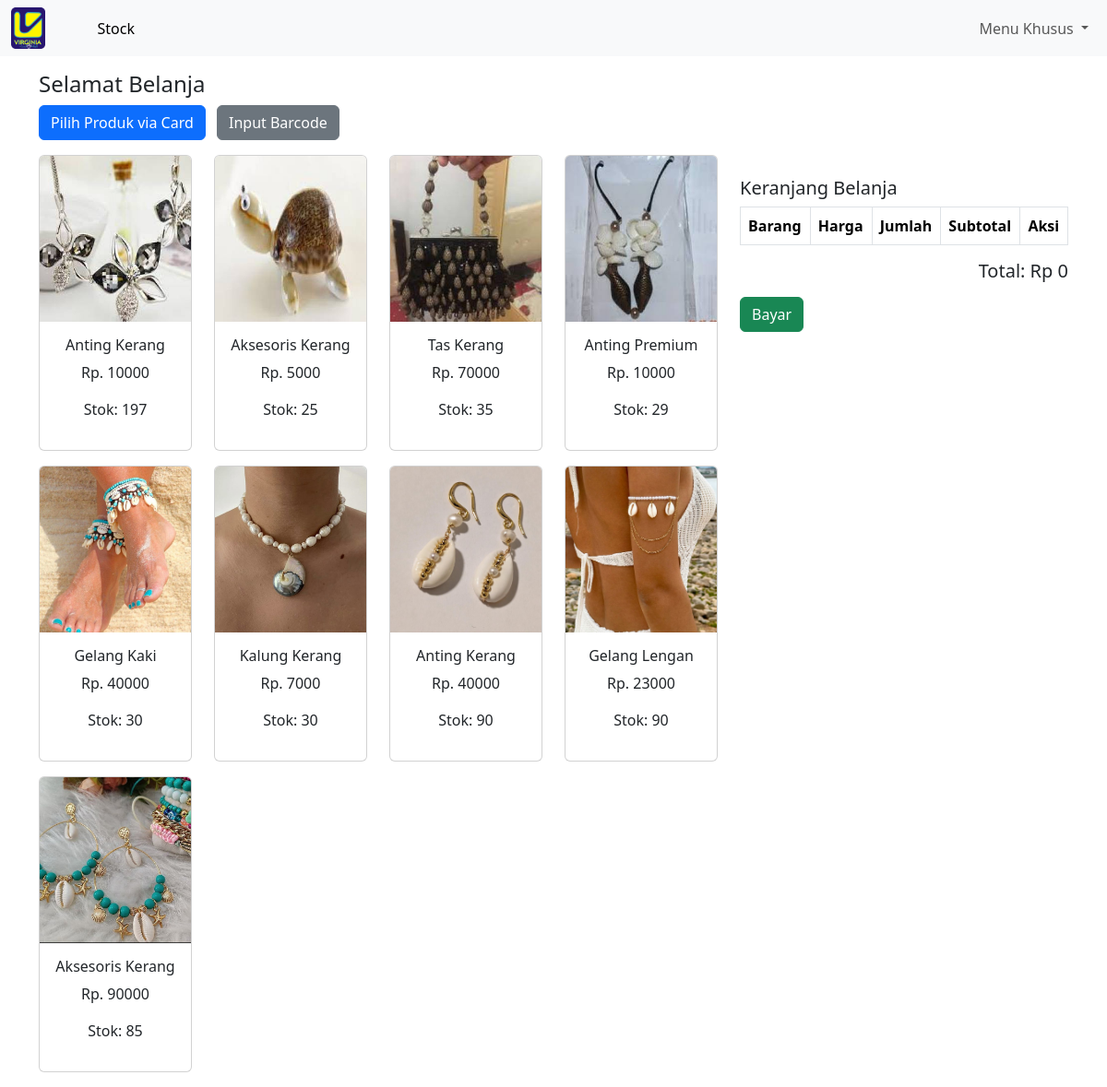
Before: / (signed in) with the older database file.
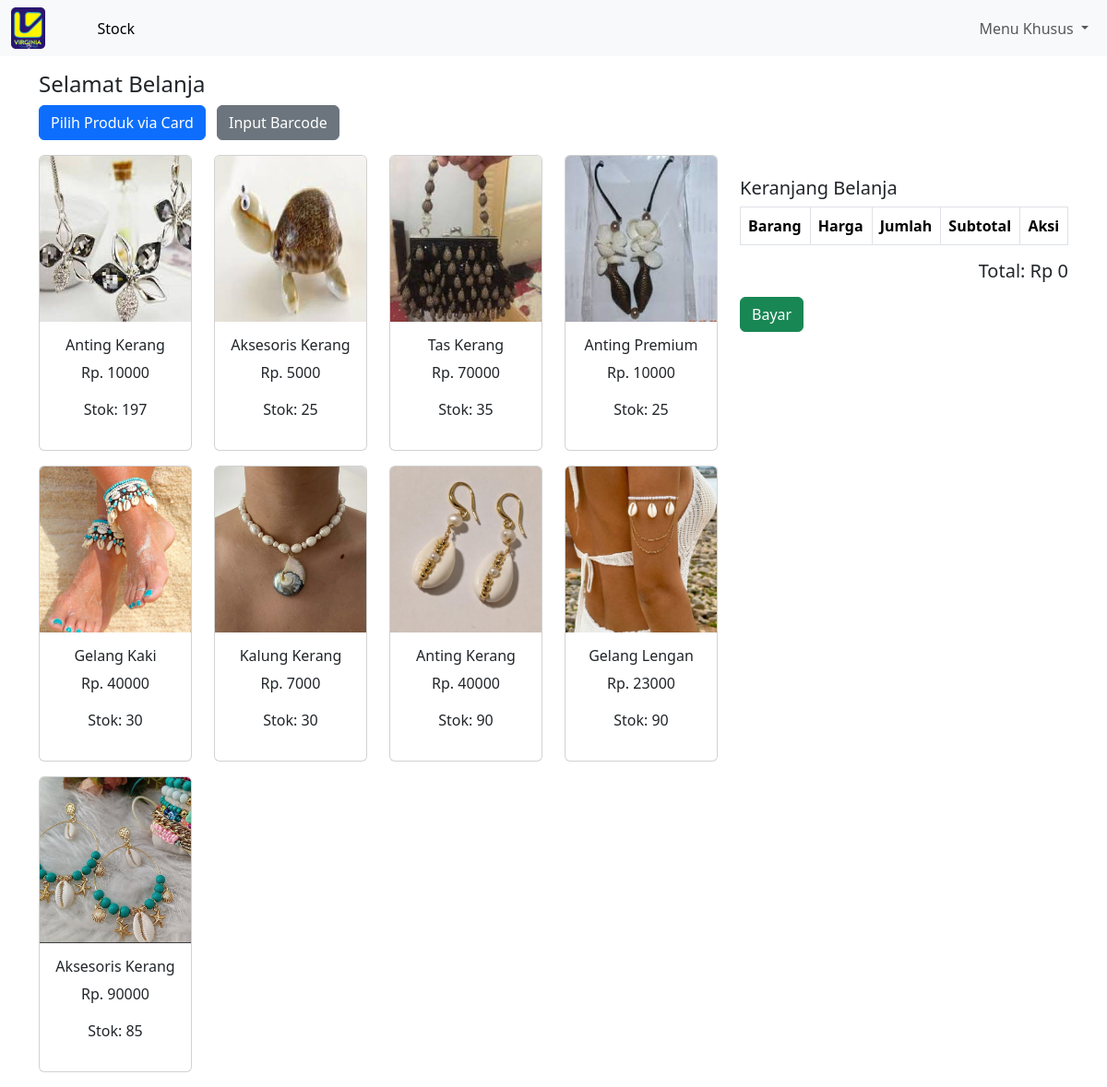
After: the same page with the newer database file.
### kasir/models.py (models this page shows, shortened)
class Produk(models.Model):
    nama_barang = models.CharField(max_length=100)
    barcode = models.CharField(max_length=50, unique=True)
    harga_barang = models.DecimalField(max_digits=12, decimal_places=2)
    stok = models.PositiveIntegerField()
    gambar = models.ImageField(upload_to='gambar_produk/', blank=True, null=True)

### kasir/views.py (the view, shortened to what this page needs)
# urls.py: path('', views.halaman_kasir, name='halaman_kasir'),
def halaman_kasir(request):
    produk = Produk.objects.all()
    transaksi_id = request.session.get('current_transaksi_id')
    return render(request, 'home.html', {'produk': produk})

### kasir/templates/home.html (shortened to what this page needs)
{% extends "base.html" %}
{% load static %}
{% block content %}
<div class="container mt-3">
  <h4>Selamat Belanja</h4>
  <div class="mb-3">
    <button class="btn btn-primary me-2" onclick="toggleMode('card')">Pilih Produk via Card</button>
    <button class="btn btn-secondary" onclick="toggleMode('barcode')">Input Barcode</button>
  </div>
  <div id="cardMode" class="row">
    <div class="col-md-8">
      <div class="row">
        {% for item in produk %}
        <div class="col-md-3 mb-3">
          <div class="card text-center" onclick="bukaDetail('{{ item.id }}', '{{ item.nama_barang }}', '{{ item.harga_barang }}', '{{ item.stok }}')">
            <img src="{{ item.gambar.url }}" class="card-img-top" style="height:180px; object-fit:cover;">
            <div class="card-body">
              <h6>{{ item.nama_barang }}</h6>
              <p>Rp. {{ item.harga_barang|floatformat:0 }}</p>
              <p>Stok: <span id="stok-{{ item.id }}">{{ item.stok }}</span></p>
            </div>
          </div>
        </div>
        {% endfor %}
      </div>
    </div>
    <div class="col-md-4 cart-sticky">
      <h5 class="mt-4">Keranjang Belanja</h5>
      <table class="table table-striped table-hover table-bordered" id="tabelKeranjang">
        <thead><tr><th>Barang</th><th>Harga</th><th>Jumlah</th><th>Subtotal</th><th>Aksi</th></tr></thead>
      </table>
      <div class="mt-3 text-end">
        <h5>Total: Rp <span id="totalBayar">0</span></h5>
      </div>
      <div class="mt-3">
        <a href="{% url 'halaman_bayar' %}" class="btn btn-success">Bayar</a>
      </div>
    </div>
  </div>
</div>
{% endblock %}

Changed rows visible on the page:
changed Produk "Anting Premium": stok "29" → "25"
